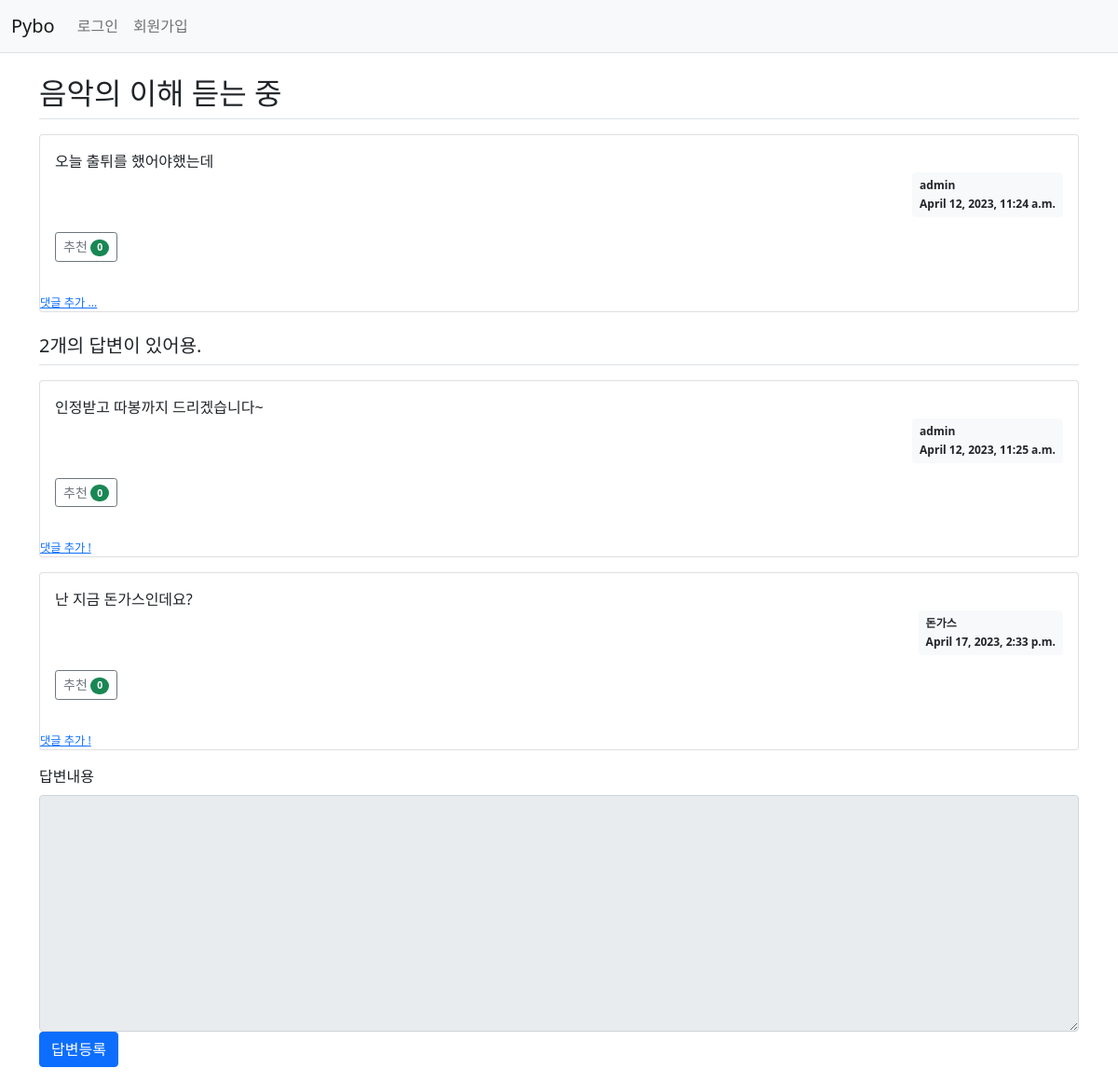
Page /pybo/310 on the earlier database version.
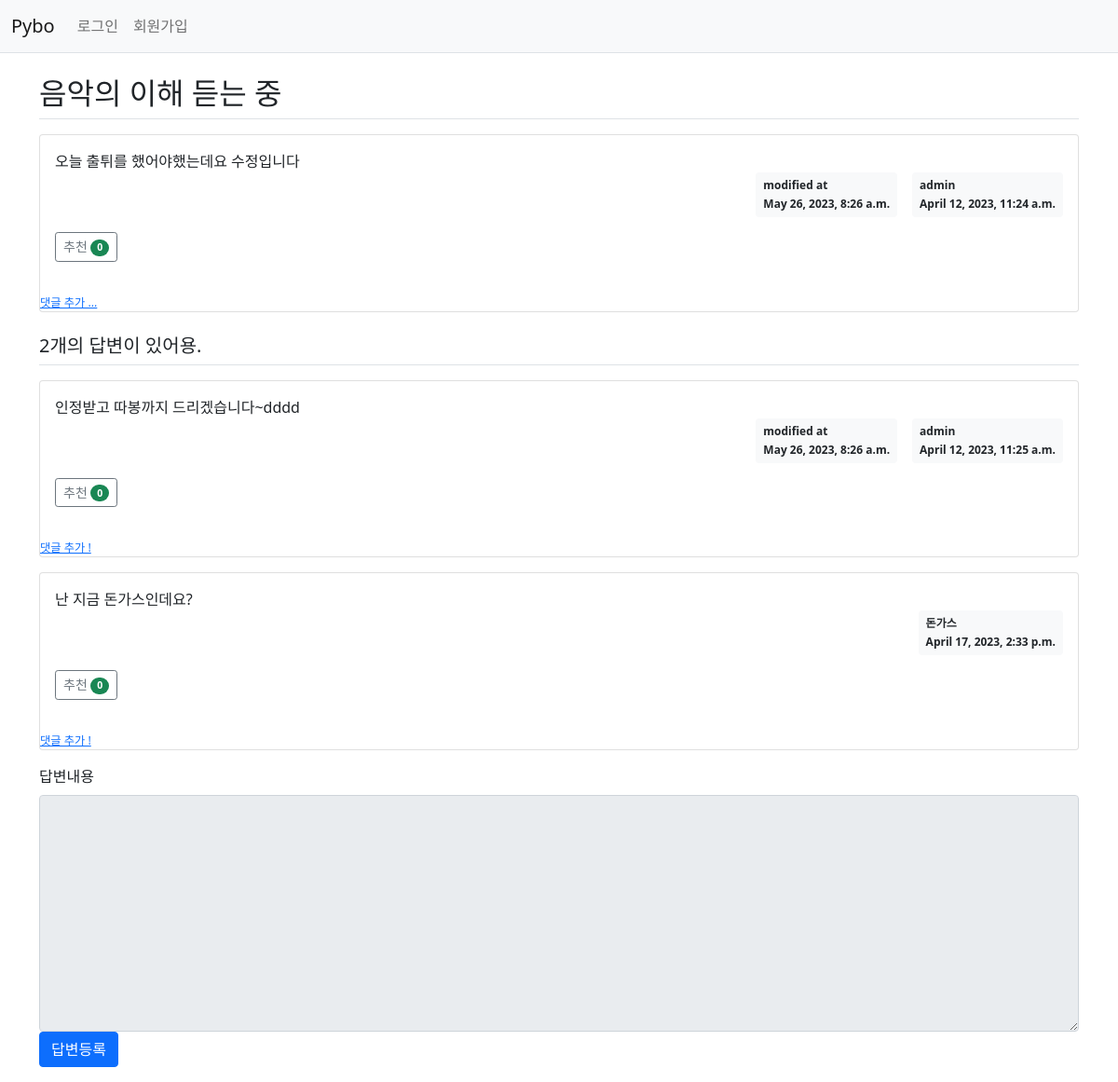
Same page on the later database version.
### pybo/models.py (models this page shows, shortened)
class Question(models.Model):
    author = models.ForeignKey(User, on_delete = models.CASCADE, related_name='author_question')
    subject = models.CharField(max_length = 200)
    content = models.TextField()
    create_date = models.DateTimeField()
    modify_date = models.DateTimeField(null=True, blank=True)
    voter = models.ManyToManyField(User, related_name = 'voter_question') # 추천인 추가

class Answer(models.Model):
    author = models.ForeignKey(User, on_delete=models.CASCADE, related_name = 'author_answer')
    question = models.ForeignKey(Question, on_delete = models.CASCADE)
    content = models.TextField()
    create_date = models.DateTimeField()
    modify_date = models.DateTimeField(null=True, blank=True)
    voter = models.ManyToManyField(User, related_name = 'voter_answer')

### pybo/views/base_views.py (the view)
# urls.py: path('<int:question_id>', base_views.detail, name = 'detail'),
def detail(request, question_id):
    question = get_object_or_404(Question, pk = question_id)
    context = { 'question' : question } # key값이 template에서 사용할 변수이름, value 값이 파이썬 변수
    return render(request, "pybo/question_detail.html", context)

### templates/pybo/question_detail.html (shortened to what this page needs)
{% extends 'base.html' %}
{% block content %}
<div class="container my-3">
    <h2 class="border-bottom py-2">{{ question.subject }}</h2>
    <div class="card my-3">
        <div class="card-body">
            <div class="card-text" style="white-space: pre-line;">{{ question.content }}</div>
            <div class="d-flex justify-content-end">
                {% if question.modify_date %}
                <div class="badge bg-light text-dark p-2 text-start mx-3">
                    <div class="mb-2">modified at</div>
                    <div>{{ question.modify_date }}</div>
                </div>
                {% endif %}
                <div class="badge bg-light text-dark p-2 text-start">
                    <div class="mb-2">{{ question.author.username }}</div>
                    <div>{{ question.create_date }}</div>
                </div>
            </div>
        <div class="my-3">
            <a href="javascript:void(0)" data-uri="{% url 'pybo:question_vote' question.id %}"
               class="recommend btn btn-sm btn-outline-secondary">
                추천
                <span class="badge rounded-pill bg-success">{{ question.voter.count }}</span></a>
        </div>
        </div>
        <a href="{% url 'pybo:comment_create_question' question.id %}"
           class="small"><small>댓글 추가 ...</small></a>
    </div>
    <h5 class="border-bottom my-3 py-2">{{ question.answer_set.count }}개의 답변이 있어용.</h5>
    {% for answer in question.answer_set.all %}
    <div class="card my-3">
        <div class="card-body">
            <div class="card-text" style="white-space: pre-line;">{{ answer.content }}</div>
            <div class="d-flex justify-content-end">
                {% if answer.modify_date %}
                <div class="badge bg-light text-dark p-2 text-start mx-3">
                    <div class="mb-2">modified at</div>
                    <div>{{ answer.modify_date }}</div>
                </div>
                {% endif %}
                <div class="badge bg-light text-dark p-2 text-start">
                    <div class="mb-2">{{ answer.author.username }}</div>
                    <div>{{ answer.create_date }}</div>
                </div>
            </div>
            <div class="my-3">
                <a href="javascript:void(0)" data-uri="{% url 'pybo:answer_vote' answer.id  %}"
               class="recommend btn btn-sm btn-outline-secondary"> 추천
                <span class="badge rounded-pill bg-success">{{answer.voter.count}}</span>
            </a>
            </div>
        </div>
        <a href="{% url 'pybo:comment_create_answer' answer.id %}"
           class="small"><small>댓글 추가 !</small></a>
    </div>
    {% endfor %}
    <form action="{% url 'pybo:answer_create' question.id %}" method="post" class="my-3">
        <div class="form-group">
            <label for="content" class="form-label">답변내용</label>
               <textarea {% if not user.is_authenticated %}disabled{% endif %}
              name="content" id="content" class="form-control" rows="10"></textarea>
        </div>
        <input type="submit" value="답변등록" class="btn btn-primary">
    </form>
</div>
{% endblock %}

Differences in the rows shown:
changed Question "음악의 이해 듣는 중": content "오늘 출튀를 했어야했는데" → "오늘 출튀를 했어야했는데요 수정입니다"; modify_date (not shown) → "May 26, 2023, 8:26 a.m."
changed Answer "admin": content "인정받고 따봉까지 드리겠습니다~" → "인정받고 따봉까지 드리겠습니다~dddd"; modify_date (not shown) → "May 26, 2023, 8:26 a.m."
Other differences:
text now shown: "modified at"
